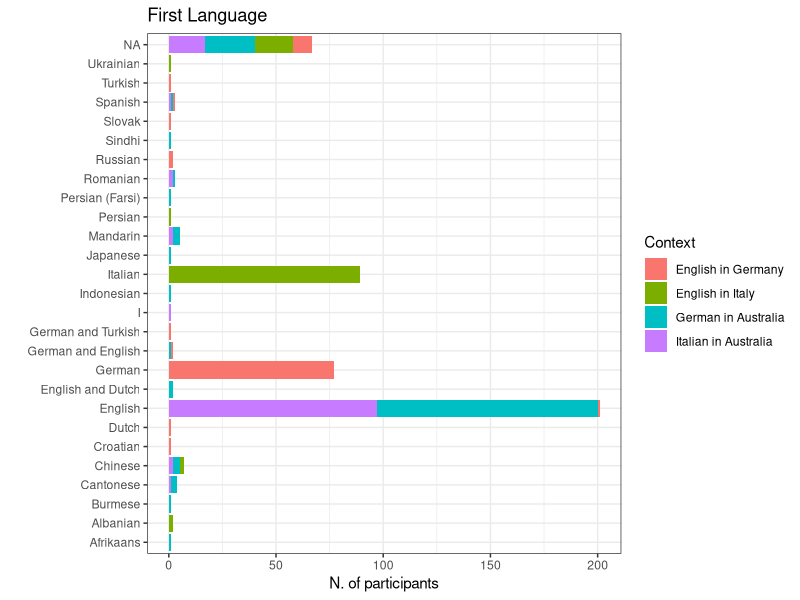
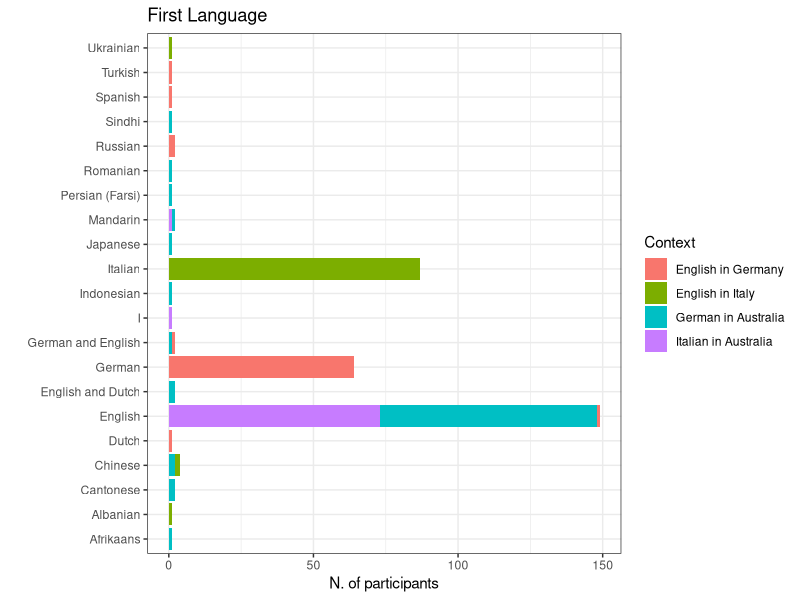
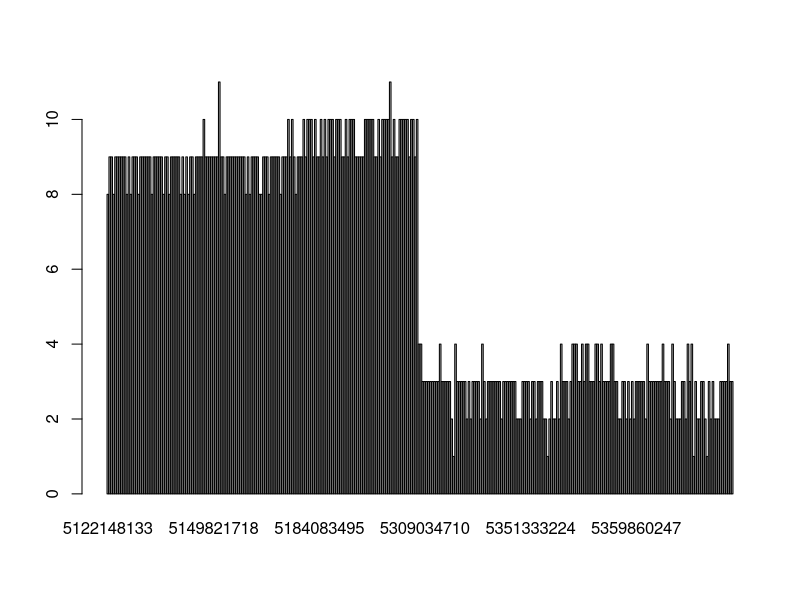
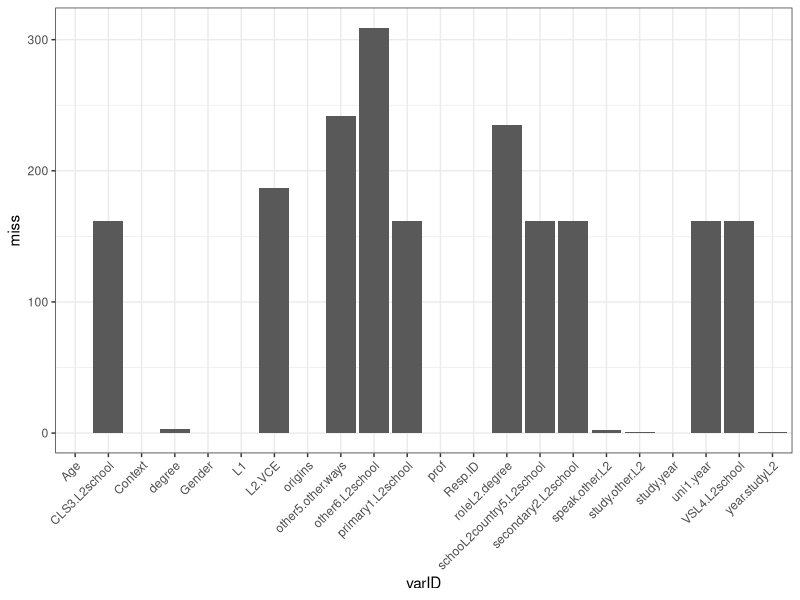
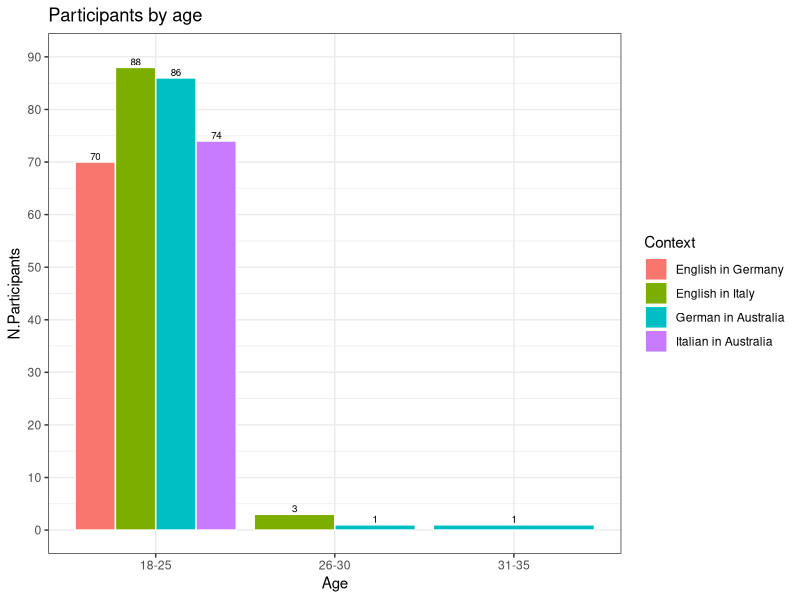
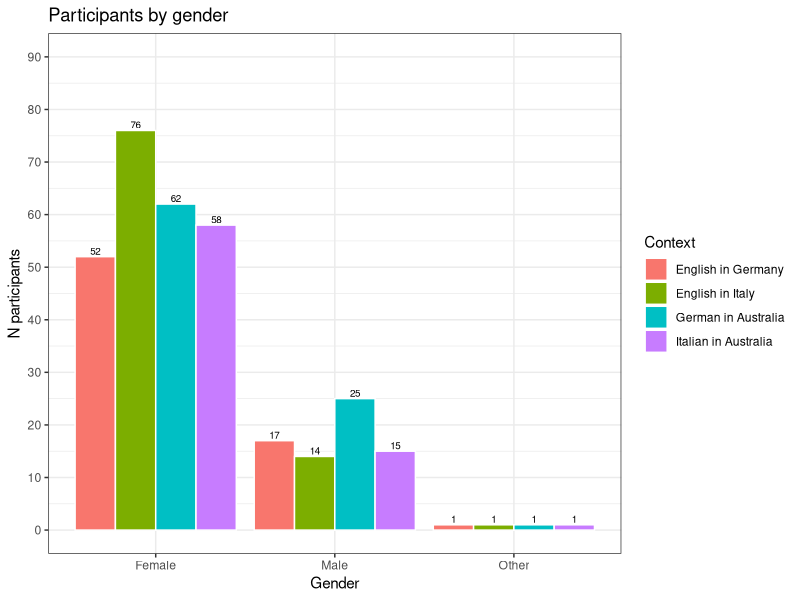
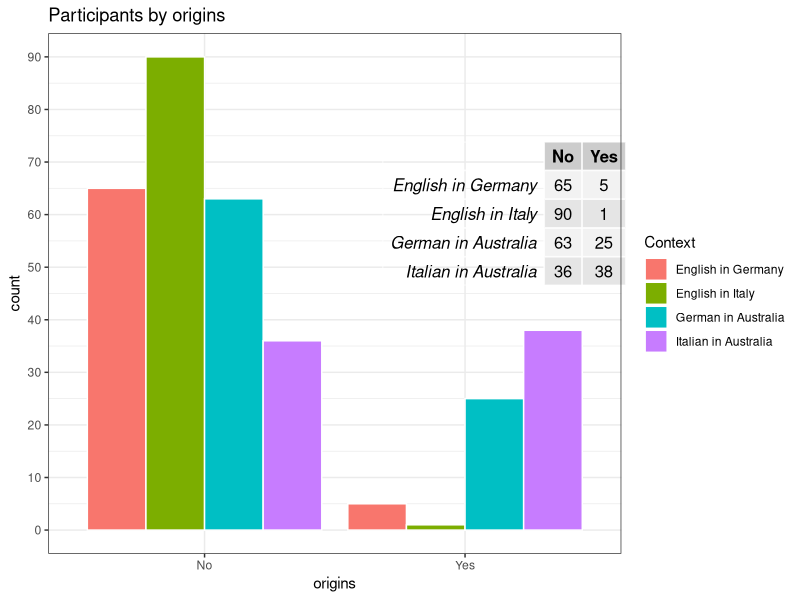
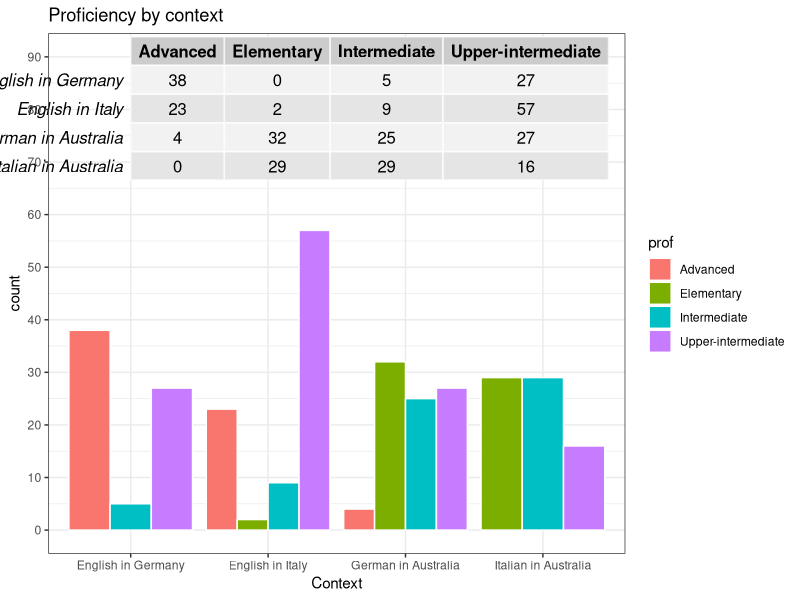

Recreate these plots in R, in order. (Note: this script raises an error after producing the figures.)
## ---- chunk 1
library(readr)
library(tidyverse)
library(reshape2)
library(corrplot)
library(psych)
library(pheatmap)
library(RColorBrewer)
library(cowplot)
library(gridExtra)
library(cowplot)
library(pheatmap)
# Chunk options
knitr::opts_chunk$set(echo = TRUE, prompt = TRUE,cache = TRUE,fig.width = 12,fig.height = 12)

## ---- chunk 2
european <- read_csv("01-cleaning_data_data/european_recoded.csv")
australian <- read_csv("01-cleaning_data_data/australian_recoded.csv")

dim(european)
dim(australian)

european$EU <- 1
australian$AU <- 1

all <- merge(european,australian,all = TRUE)

table(all$EU,all$AU,useNA = "always")
## ---- chunk 3
demographics_var <- c("Age","Gender","L1","speak.other.L2","study.other.L2","origins","year.studyL2","other5.other.ways","degree","roleL2.degree","study.year","prof","L2.VCE","uni1.year","Context")
l2School <- "\\.L2school$"
l2School_variables <- colnames(all)[grep(l2School,colnames(all))]
## ---- chunk 4
#table(all$L1,all$Context) # too many levels - needs to be cleaned (ex tot number of languages?)
table(all$L1,useNA = "always")
ggplot(all,aes(x=L1,fill=Context)) + geom_bar() + coord_flip() + ggtitle("First Language") + labs(y="N. of participants",x="")+theme_bw()
#table(all$speak.other.L2,all$Context)
## ---- chunk 5
L2 <- data.frame(Freq=table(all$speak.other.L2)[order(table(all$speak.other.L2),decreasing = TRUE)],
                 L2=names(table(all$speak.other.L2))[order(table(all$speak.other.L2),decreasing = TRUE)]) # too many levels - needs to be cleaned (ex tot number of languages?)
head(L2)
## ---- chunk 6
table(all$origins,useNA = "always")
## ---- chunk 7
table(all$year.studyL2)
## ---- chunk 8
table(all$degree)
## ---- chunk 9
all$study.year[is.na(all$study.year)] <- all$uni1.year[is.na(all$study.year)]
#table(all$study.year)
all$study.year <- ifelse(all$study.year == "Already graduated after 5 semesters in March 2016, was interested in survery/study, sorry.","6th semester",all$study.year)
table(all$study.year)
## ---- chunk 10
table(all$prof,useNA = "always")
## ---- chunk 11
all$study.year[is.na(all$study.year)] <- all$uni1.year[is.na(all$study.year)]
# Filter only subject that we want to include in the study
# names(table(all$study.year))[1] = 1st semester"

filtered <- subset(all, (study.year == "1st year") | (study.year == names(table(all$study.year))[1]) & year.studyL2 != "0 years")

table(filtered$Context)
table(all$Context)
## ---- chunk 12
all <- filtered
demographics_var <- c("Age","Gender","L1","speak.other.L2","study.other.L2","origins","year.studyL2","other5.other.ways","degree","roleL2.degree","study.year","prof","L2.VCE","uni1.year","Context")
l2School <- "\\.L2school$"
l2School_variables <- colnames(all)[grep(l2School,colnames(all))]

ggplot(all,aes(x=L1,fill=Context)) + geom_bar() + coord_flip() + ggtitle("First Language") + labs(y="N. of participants",x="") + theme_bw()

table(all$L1,all$Context)

table(all$degree,all$L1)
## ---- chunk 13
#Filter by L1

nc <- names(table(all$Context))
table(all$Context)
l1_filter <- all[(all$Context == nc[1] & (all$L1 == "German" | all$L1 == "German and English")) | 
                    (all$Context == nc[2] & (all$L1 == "Italian")) | 
                    (all$Context == nc[3] & (all$L1 == "English" | all$L1 == "English and Dutch" | all$L1 == "German and English")) |
                    (all$Context == nc[4] & (all$L1 == "English" | all$L1 == "English and Dutch" | all$L1 == "German and English")),]


#all <- l1_filter

# do not filter for L1
all <- all

# subset demographics
demo <- subset(all,select=c("Resp.ID",demographics_var,l2School_variables))

# Numeri finali
table(l1_filter$Context)
table(all$Context)

## ---- chunk 14
missing_bySample <- rowSums(is.na(demo))
names(missing_bySample) <- demo$Resp.ID
missing_byVar <- colSums(is.na(demo))
names(missing_byVar) <- colnames(demo)

barplot(missing_bySample)
d <- data.frame(miss=missing_byVar)
d$varID <- rownames(d)
ggplot(data=d,aes(x=varID,y=miss)) + geom_bar(stat="identity") + theme_bw() +theme(axis.text.x = element_text(angle = 45, hjust = 1)) 


demo_missing <- demo %>% group_by(Context) %>% summarise(roleL2.degree_na = sum(is.na(roleL2.degree)),
                                                         L2.VCE_na = sum(is.na(L2.VCE)),
                                                         other5.other.ways_na=sum(is.na(other5.other.ways )),
                                                         uni1.year_na = sum(is.na(uni1.year)),
                                                         primary1.L2school_na=sum(is.na(primary1.L2school)),
                                                         CLS3.L2school_na = sum(is.na(CLS3.L2school)),
                                                         VSL4.L2school_na=sum(is.na(VSL4.L2school)),
                                                         degree = sum(is.na(degree)),
                                                         schooL2country5.L2school_na=sum(is.na(schooL2country5.L2school)))

# We do not filter for speak.other.L2 or study.other.L2

#demo[is.na(demo$speak.other.L2),]
# teniamo
#demo[is.na(demo$study.other.L2),]
missing_bySample[names(missing_bySample) == "5166861581"]
#demo[is.na(demo$year.studyL2),]
missing_bySample[names(missing_bySample) == "5378798787"]

# remove NA from degree
#table(demo$degree,useNA = "always")
# Remove people
all <- all[!is.na(all$degree),]


table(all$Context)
## ---- chunk 15
write.csv(all,file.path("02-descriptive_data/context-merged_filtered.csv"))
## ---- chunk 16
# add numbers on the bar

# tabAge <- t(table(all$Age,all$Context))
# ggplot(all,aes(x=Age,fill=Context)) + geom_bar(position="dodge",colour="white")   + labs(y="N participants") + scale_y_continuous(breaks=seq(0,90,10),limits=c(0,90)) + theme_bw() + draw_grob(tableGrob(tabAge), x=2.5, y=40, width=0.3, height=0.4) + ggtitle("Participants by age")
# tabAge

tabAge <- t(table(all$Age,all$Context))
ggdf <- data.frame(Age = rep(colnames(tabAge),each=4)[!(as.numeric(tabAge) == 0)],
  N.Participants = as.numeric(tabAge)[!(as.numeric(tabAge) == 0)],
  Context = rep(rownames(tabAge),times=3)[!(as.numeric(tabAge) == 0)])

ggplot(ggdf,aes(x=Age,y=N.Participants,fill=Context)) + geom_bar(position="dodge",colour="white",stat="identity")  + scale_y_continuous(breaks=seq(0,90,10),limits=c(0,90)) + theme_bw() + ggtitle("Participants by age")+
  geom_text(aes(label = N.Participants), hjust=0.5, vjust=-0.25, size = 2.5,position=position_dodge(width=0.9)) 

## ---- chunk 17
# add numbers on the bar

tabAge <- t(table(all$Gender,all$Context))
ggdf <- data.frame(Gender = rep(colnames(tabAge),each=4)[!(as.numeric(tabAge) == 0)],
  N.Participants = as.numeric(tabAge)[!(as.numeric(tabAge) == 0)],
  Context = rep(rownames(tabAge),times=3)[!(as.numeric(tabAge) == 0)])


ggplot(ggdf,aes(x=Gender,y=N.Participants,fill=Context)) + geom_bar(position="dodge",colour="white",stat="identity")  + labs(y="N participants") + scale_y_continuous(breaks=seq(0,90,10),limits=c(0,90)) + theme_bw() + ggtitle("Participants by gender")+  geom_text(aes(label = N.Participants), hjust=0.5, vjust=-0.25, size = 2.5,position=position_dodge(width=0.9)) 

## ---- chunk 18
# add numbers on the bar
tabAge <- t(table(all$origins,all$Context))
ggplot(all,aes(x=origins,fill=Context)) + geom_bar(position="dodge",colour="white") + ggtitle("Origins by context") + scale_y_continuous(breaks=seq(0,90,10),limits=c(0,90)) + theme_bw() + draw_grob(tableGrob(tabAge), x=2, y=60, width=0.3, height=0.4) + ggtitle("Participants by origins")
tabAge
## ---- chunk 19
tabAge <- t(table(all$prof,all$Context))
ggplot(all,aes(x=Context,fill=prof)) + geom_bar(position="dodge",colour="white") + ggtitle("Proficiency by context") + scale_y_continuous(breaks=seq(0,90,10),limits=c(0,90)) + theme_bw() + draw_grob(tableGrob(tabAge), x=2, y=80, width=0.3, height=0.4)
tabAge
## ---- chunk 20
tabAge <- t(table(all[all$Context != "English in Germany" & all$Context != "English in Italy","L2.VCE"],all[all$Context != "English in Germany" & all$Context != "English in Italy",'Context'],useNA = "always"))
tabAge <- tabAge[-3,]

ggplot(all[all$Context != "English in Germany" & all$Context != "English in Italy",],aes(x=Context,fill=L2.VCE)) + geom_bar(position="dodge",colour="white") + ggtitle("L2.VCE by context") + scale_y_continuous(breaks=seq(0,90,10),limits=c(0,90)) + theme_bw() + draw_grob(tableGrob(tabAge), x=2, y=80, width=0.3, height=0.4)
## ---- chunk 21
# year study L2
table(all$year.studyL2,all$other.year.studyL2.richi)

all$year.studyL2 <- ifelse(all$year.studyL2 == "Other",all$other.year.studyL2.richi,all$year.studyL2 )

# European context
ggplot(all[all$Context == "English in Germany" | all$Context == "English in Italy",],aes(x=degree,fill=year.studyL2)) + geom_bar(position="dodge",colour="white") + theme_bw() + ggtitle("Degree by study year L2, by Context") +  facet_grid(~Context,scales="free") + theme(axis.text.x = element_text(angle = 45, hjust = 1)) + labs(y = "N participants", x = "degree")
## ---- chunk 22
# Australian context
tabAge <- t(table(all[all$Context == "Italian in Australia" | all$Context == "German in Australia",'degree'],all[all$Context == "Italian in Australia" | all$Context == "German in Australia",'Context']))
ggplot(all[all$Context == "Italian in Australia" | all$Context == "German in Australia",],aes(x=Context,fill=degree)) + geom_bar(position="dodge",colour="white") + theme_bw() + ggtitle("Degree in Australian Contexts") + draw_grob(tableGrob(tabAge), x=1., y=40, width=0.3, height=0.4)
tabAge
## ---- chunk 23
# Australian context
tabAge <- t(table(all[all$Context == "English in Italy" | all$Context == "English in Germany",'degree'],all[all$Context == "English in Italy" | all$Context == "English in Germany",'Context']))

ggplot(all[all$Context == "English in Italy" | all$Context == "English in Germany",],aes(x=Context,fill=degree)) + geom_bar(position="dodge",colour="white") + theme_bw() + ggtitle("Degree in European Contexts")

tabAge
## ---- chunk 24
likert_grep <- "\\.id$|\\.ought$|\\.intr$|\\.instru$|\\.integr$|\\.prof$|\\.post$|\\.comm$|^necessity$|^educated$"

# all
likert_variables_all <- colnames(all)[grep(likert_grep,colnames(all))]
likert_variables_all
likert_variables_all <- likert_variables_all[!(likert_variables_all %in% "other.prof")]
## ---- chunk 25
all_melt <- melt(all,id.vars = c("Resp.ID","Gender","Age","prof","Context","study.year"),
                        measure.vars = likert_variables_all)

all_melt$value <- factor(all_melt$value,levels=c("Strongly disagree","Disagree","Not sure","Agree","Strongly agree"))

all_melt <- all_melt %>% separate(variable,into=c("item","type"),sep="\\.",remove=FALSE)
ggplot(all_melt,aes(x=variable,fill=value)) + geom_bar(position = "stack",colour="black") + 
  facet_grid(Context~type,scales = "free")+theme(axis.text.x = element_text(angle = 45, hjust = 1),axis.text=element_text(size=8)) + ggtitle("Filtered dataset") + scale_fill_manual(values=c("#ca0020","#f4a582","#ffffbf","#abd9e9","#2c7bb6","grey"))

filt_sum <- all_melt %>% group_by(Context,variable,type,value) %>% dplyr::summarise(Ngroup=length(value))
ggplot(filt_sum,aes(x=value,y=Ngroup,colour=Context,group=interaction(variable, Context))) + geom_line() + geom_point() + facet_wrap(~type,scales = "free")+theme(axis.text.x = element_text(angle = 45, hjust = 1))

## ---- chunk 26

convertToNumber <- function(column){
  column <- factor(column,levels = c("Strongly disagree","Disagree","Not sure","Agree","Strongly agree"))
  column_number <- as.numeric(column)
  return(column_number)
}

table(all$Context)

convert_likert <- data.frame(apply(subset(all,select=likert_variables_all),2,convertToNumber))
colnames(convert_likert) <- paste0(colnames(convert_likert),"1")

likert_variables1 <- paste0(likert_variables_all,"1")

# join the converted variables to the filtered dataset
filtered_conv <- cbind(all,convert_likert)

table(filtered_conv[,likert_variables_all[4]],filtered_conv[,likert_variables1[4]],useNA = "always")

write.csv(filtered_conv,"02-descriptive_data/merged_filtered_likertNumber.csv",row.names = FALSE)
## ---- chunk 27
cov <- cor(filtered_conv[filtered_conv$Context == "Italian in Australia",likert_variables1[!(likert_variables1 %in% "necessity1")]],method = "pearson",use="pairwise.complete.obs")


row_infos <- data.frame(Variables=sapply(strsplit(colnames(cov),split="\\."),function(x) x[2]))
row_infos$Variables <- as.character(row_infos$Variables)
rownames(row_infos) <- rownames(cov)
row_infos$Variables[which(is.na(row_infos$Variables))] <- c("educated")
row_infos <- row_infos[order(row_infos$Variables),,drop=FALSE]

ann_col_wide <- data.frame(Variable=unique(row_infos$Variables))
ann_colors_wide <- list(Variables=c(comm1="#bd0026",educated="#b35806", id1="#f6e8c3",instru1="#35978f",integr1="#386cb0",intr1="#ffff99",ought1="grey",post1="black",prof1="pink"))

#pheatmap(cov, main = "Italian in Australia",annotation_names_row = FALSE,cluster_cols=TRUE,cluster_rows=TRUE,annotation_col = row_infos[,1,drop=FALSE], annotation_row = row_infos[,1,drop=FALSE],  annotation_colors = ann_colors_wide,breaks=seq(-1,1,0.2),col=c("#67001f","#b2182b","#d6604d","#f4a582","#fddbc7","#f7f7f7","#d1e5f0","#92c5de","#4393c3","#2166ac","#053061"),show_colnames = FALSE,width = 7,height = 7)
###################

diag(cov) <- NA
pheatmap(cov, main = "Italian in Australia",annotation_names_row = FALSE,cluster_cols=TRUE,cluster_rows=TRUE,annotation_col = row_infos[,1,drop=FALSE], annotation_row = row_infos[,1,drop=FALSE]
,  annotation_colors = ann_colors_wide,show_colnames = FALSE,breaks = seq(-0.6,0.7,length.out = 50),width = 7,height = 7,color=colorRampPalette(brewer.pal(n = 7, name = "RdBu"))(50))
## ---- chunk 28
cov <- cor(filtered_conv[filtered_conv$Context == "German in Australia",likert_variables1[!(likert_variables1 %in% "necessity1")]],method = "pearson",use="pairwise.complete.obs")

row_infos <- data.frame(Variables=sapply(strsplit(colnames(cov),split="\\."),function(x) x[2]))
row_infos$Variables <- as.character(row_infos$Variables)
rownames(row_infos) <- rownames(cov)
row_infos$Variables[which(is.na(row_infos$Variables))] <- c("educated")
row_infos <- row_infos[order(row_infos$Variables),,drop=FALSE]

ann_col_wide <- data.frame(Variable=unique(row_infos$Variables))
ann_colors_wide <- list(Variables=c(comm1="#bd0026",educated="#b35806", id1="#f6e8c3",instru1="#35978f",integr1="#386cb0",intr1="#ffff99",ought1="grey",post1="black",prof1="pink"))

diag(cov) <- NA
pheatmap(cov, main = "German in Australia",annotation_names_row = FALSE,cluster_cols=TRUE,cluster_rows=TRUE,annotation_col = row_infos[,1,drop=FALSE], annotation_row = row_infos[,1,drop=FALSE]
,  annotation_colors = ann_colors_wide,show_colnames = FALSE,breaks = seq(-0.6,0.7,length.out = 50),width = 7,height = 7,color=colorRampPalette(brewer.pal(n = 7, name = "RdBu"))(50))
## ---- chunk 29
cov <- cor(filtered_conv[filtered_conv$Context == "English in Germany",likert_variables1[!(likert_variables1 %in% c("reconnect.comm1",    "speakersmelb.comm1","comecloser.comm1","educated1"))]],method = "pearson",use="pairwise.complete.obs")

row_infos <- data.frame(Variables=sapply(strsplit(colnames(cov),split="\\."),function(x) x[2]))
row_infos$Variables <- as.character(row_infos$Variables)
rownames(row_infos) <- rownames(cov)
row_infos$Variables[which(is.na(row_infos$Variables))] <- c("necessity")
row_infos <- row_infos[order(row_infos$Variables),,drop=FALSE]

ann_col_wide <- data.frame(Variable=unique(row_infos$Variables))
ann_colors_wide <- list(Variables=c(id1="#f6e8c3",necessity="#b35806",instru1="#35978f",integr1="#386cb0",intr1="#ffff99",ought1="grey",post1="black",prof1="pink"))

diag(cov) <- NA
pheatmap(cov, main = "English in Germany",annotation_names_row = FALSE,cluster_cols=TRUE,cluster_rows=TRUE,annotation_col = row_infos[,1,drop=FALSE], annotation_row = row_infos[,1,drop=FALSE]
,  annotation_colors = ann_colors_wide,show_colnames = FALSE,breaks = seq(-0.6,0.7,length.out = 50),width = 7,height = 7,color=colorRampPalette(brewer.pal(n = 7, name = "RdBu"))(50))
## ---- chunk 30
cov <- cor(filtered_conv[filtered_conv$Context == "English in Italy",likert_variables1[!(likert_variables1 %in% c("reconnect.comm1","speakersmelb.comm1","comecloser.comm1","educated1"))]],method = "pearson",use="pairwise.complete.obs")

row_infos <- data.frame(Variables=sapply(strsplit(colnames(cov),split="\\."),function(x) x[2]))
row_infos$Variables <- as.character(row_infos$Variables)
rownames(row_infos) <- rownames(cov)
row_infos$Variables[which(is.na(row_infos$Variables))] <- "necessity"
row_infos <- row_infos[order(row_infos$Variables),,drop=FALSE]

ann_col_wide <- data.frame(Variable=unique(row_infos$Variables))
ann_colors_wide <- list(Variables=c(comm1="#bd0026",necessity="#b35806", id1="#f6e8c3",instru1="#35978f",integr1="#386cb0",intr1="#ffff99",ought1="grey",post1="black",prof1="pink"))

diag(cov) <- NA
pheatmap(cov, main = "English in Italy",annotation_names_row = FALSE,cluster_cols=TRUE,cluster_rows=TRUE,annotation_col = row_infos[,1,drop=FALSE], annotation_row = row_infos[,1,drop=FALSE]
,  annotation_colors = ann_colors_wide,show_colnames = FALSE,breaks = seq(-0.6,0.7,length.out = 50),width = 7,height = 7,color=colorRampPalette(brewer.pal(n = 7, name = "RdBu"))(50))
## ---- chunk 31
cov <- cor(filtered_conv[,likert_variables1],method = "pearson",use="pairwise.complete.obs")

row_infos <- data.frame(Variables=sapply(strsplit(colnames(cov),split="\\."),function(x) x[2]))
row_infos$Variables <- as.character(row_infos$Variables)
rownames(row_infos) <- rownames(cov)
row_infos$Variables[which(is.na(row_infos$Variables))] <- c("necessity","educated")
row_infos <- row_infos[order(row_infos$Variables),,drop=FALSE]

ann_col_wide <- data.frame(Variable=unique(row_infos$Variables))
ann_colors_wide <- list(Variables=c(comm1="#bd0026",educated="orange", id1="#f6e8c3",instru1="#35978f",necessity="#b35806",integr1="#386cb0",intr1="#ffff99",ought1="grey",post1="black",prof1="pink"))

diag(cov) <- NA
pheatmap(cov, main = "All Contexts",annotation_names_row = FALSE,cluster_cols=TRUE,cluster_rows=TRUE,annotation_col = row_infos[,1,drop=FALSE], annotation_row = row_infos[,1,drop=FALSE]
,  annotation_colors = ann_colors_wide,show_colnames = FALSE,breaks = seq(-0.6,0.7,length.out = 50),width = 7,height = 7,color=colorRampPalette(brewer.pal(n = 7, name = "RdBu"))(50))

## ---- chunk 32
sets <- list(id.var=likert_variables1[grep("\\.id1$",likert_variables1)],
             ought.var=likert_variables1[grep("\\.ought1$",likert_variables1)],
             intr.var=likert_variables1[grep("\\.intr1$",likert_variables1)],
             instru.var=likert_variables1[grep("\\.instru1$",likert_variables1)],
             integr1.var=likert_variables1[grep("\\.integr1$",likert_variables1)],
             prof.var=likert_variables1[grep("\\.prof1$",likert_variables1)],
             post.var=likert_variables1[grep("\\.post1$",likert_variables1)],
             comm.var=likert_variables1[grep("\\.comm1$",likert_variables1)])
              

get_alpha <- function(dataMot,
                      var=sets$id.var){
  var_alpha <- alpha(dataMot[,var])
  dataf <- data.frame(alpha=var_alpha$total,
                    drop = var_alpha$alpha.drop)
  rownames(dataf) <- rownames(var_alpha$alpha.drop)
  return(dataf)
}

# "Italian in Australia"
ita_in_au <- do.call(rbind,lapply(sets,function(x) {
  get_alpha(data=filtered_conv[filtered_conv$Context == "Italian in Australia",],
                      var=x)}))
ita_in_au$var <- sapply(strsplit(rownames(ita_in_au),split="\\."),function(x) x[1]) 
ita_in_au$var.full <- sapply(strsplit(rownames(ita_in_au),split="\\."),function(x) x[3]) 
ita_in_au$Context <- "Italian in Australia"
rownames(ita_in_au) <- NULL

# "German in Australia"
germ_in_au <- do.call(rbind,lapply(sets,function(x) {
  get_alpha(data=filtered_conv[filtered_conv$Context == "German in Australia",],
                      var=x)}))
germ_in_au$var <- sapply(strsplit(rownames(germ_in_au),split="\\."),function(x) x[1]) 
germ_in_au$var.full <- sapply(strsplit(rownames(germ_in_au),split="\\."),function(x) x[3]) 
germ_in_au$Context <- "German in Australia"
rownames(germ_in_au) <- NULL

# "English in Germany"
eng_in_germ <- do.call(rbind,lapply(sets[!(names(sets) %in% "comm.var")],function(x) {
  get_alpha(data=filtered_conv[filtered_conv$Context == "English in Germany",],
                      var=x)}))

# the ones that makes issues
get_alpha(data=filtered_conv[filtered_conv$Context == "English in Germany",],
                      var=sets$ought.var)

eng_in_germ$var <- sapply(strsplit(rownames(eng_in_germ),split="\\."),function(x) x[1]) 
eng_in_germ$var.full <- sapply(strsplit(rownames(eng_in_germ),split="\\."),function(x) x[3]) 
eng_in_germ$Context <- "English in Germany"
rownames(eng_in_germ) <- NULL

# "English in Italy"
eng_in_ita <- do.call(rbind,lapply(sets[!(names(sets) %in% "comm.var")],function(x) {
  get_alpha(data=filtered_conv[filtered_conv$Context == "English in Italy",],
                      var=x)}))
eng_in_ita$var <- sapply(strsplit(rownames(eng_in_ita),split="\\."),function(x) x[1]) 
eng_in_ita$var.full <- sapply(strsplit(rownames(eng_in_ita),split="\\."),function(x) x[3]) 
eng_in_ita$Context <- "English in Italy"
rownames(eng_in_ita) <- NULL


# combine
full_alpha <- rbind(eng_in_ita,eng_in_germ,germ_in_au,ita_in_au)

## ---- chunk 33

full_alpha %>% group_by(Context,var) %>% 
  summarise(st.alpha = unique(alpha.std.alpha),
            G6=unique(alpha.G6.smc.)) %>%
  ggplot(.,aes(x=var,y=st.alpha,colour=Context)) + geom_point() + geom_line(aes(group=Context)) + theme_bw()

## ---- chunk 34
all_melt <- all_melt %>% separate(variable,into=c("item","type"),sep="\\.",remove=FALSE)
p1=ggplot(all_melt,aes(x=variable,fill=value)) + geom_bar(position = "stack") + 
  facet_grid(Context~type,scales = "free") + ggtitle("Filtered dataset")+theme(axis.text.x = element_text(angle = 45, hjust = 1),axis.text=element_text(size=8))+theme_bw()

p2=ggplot(full_alpha,aes(x=var.full,y=drop.std.alpha,colour=Context)) + geom_point() + geom_line(aes(group=Context)) + theme_bw() + facet_wrap(~var,scales="free")

p4=ggplot(full_alpha,aes(x=var.full,y=drop.average_r,colour=Context)) + geom_point() + geom_line(aes(group=Context)) + theme_bw() + facet_wrap(~var,scales="free")

p3=full_alpha %>% group_by(Context,var) %>% 
  summarise(st.alpha = unique(alpha.std.alpha),
            G6=unique(alpha.G6.smc.)) %>%
  ggplot(.,aes(x=var,y=st.alpha,colour=Context)) + geom_point() + geom_line(aes(group=Context)) + theme(axis.text.x = element_text(angle = 45, hjust = 1),axis.text=element_text(size=8)) + theme_bw()


plot_grid(p2,p3,nrow=2)

## ---- chunk 35
all <- read.csv(file.path("02-descriptive_data/merged_filtered_likertNumber.csv"))
## ---- chunk 36
likert_grep <- "\\.id$|\\.ought$|\\.intr$|\\.instru$|\\.integr$|\\.prof$|\\.post$|\\.comm$|^necessity$|^educated$"

# all
likert_variables_all <- colnames(all)[grep(likert_grep,colnames(all))]
likert_variables_all
likert_variables_all <- likert_variables_all[!(likert_variables_all %in% "other.prof")]

# likert variables converted to numbers
likert_variables1 <- paste0(likert_variables_all,"1")

## ---- chunk 37
dat <- all[,likert_variables1[!(likert_variables1 %in% c("necessity1","educated1"))]]
psych::alpha(dat,use="pairwise.complete.obs")

#detach("package:ggplot2", unload=TRUE)


fa_all <- function(data4,rot,minL,maxL,nfac=0,seed=5){
  
  set.seed(seed)
  
  # Save the orignal dataset
  data_orig <- data4
  
  # Define the rotations
  orth <- c("varimax", "quartimax", "bentlerT", "equamax", "varimin", "geominT" , "bifactor" )
  obl <- c("Promax", "promax", "oblimin", "simplimax", "bentlerQ", "geominQ", "biquartimin" ,"cluster")
  
  
  
  alpha2 <- function(x){
    
    alpha.1 <- function(C, R) {
      n <- dim(C)[2]
      alpha.raw <- (1 - tr(C)/sum(C)) * (n/(n - 1))
      sumR <- sum(R)
      alpha.std <- (1 - n/sumR) * (n/(n - 1))
      smc.R <- smc(R)
      G6 <- (1 - (n - sum(smc.R))/sumR)
      av.r <- (sumR - n)/(n * (n - 1))
      mod1 <- matrix(av.r, n, n)
      Res1 <- R - mod1
      GF1 = 1 - sum(Res1^2)/sum(R^2)
      Rd <- R - diag(R)
      diag(Res1) <- 0
      GF1.off <- 1 - sum(Res1^2)/sum(Rd^2)
      sn <- n * av.r/(1 - av.r)
      Q = (2 * n^2/((n - 1)^2 * (sum(C)^3))) * (sum(C) * (tr(C %*% 
                                                               C) + (tr(C))^2) - 2 * (tr(C) * sum(C %*% C)))
      result <- list(raw = alpha.raw, std = alpha.std, G6 = G6, 
                     av.r = av.r, sn = sn, Q = Q, GF1, GF1.off)
      return(result)
    }
    
    
    if (!isCorrelation(x)) {
      item.var <- apply(x, 2, sd, na.rm = T)
      bad <- which((item.var <= 0) | is.na(item.var))
      if ((length(bad) > 0) && delete) {
        for (baddy in 1:length(bad)) {
          warning("Item = ", colnames(x)[bad][baddy], " had no variance and was deleted")
        }
        x <- x[, -bad]
        nvar <- nvar - length(bad)
      }
      response.freq <- response.frequencies(x, max = 10)
      C <- cov(x, use = "pairwise")
    }
    else {
      C <- x
    }
    
    
    
    R <- cov2cor(C)
    
    alpha.total <- alpha.1(C, R)
    
    return(alpha.total)
  }
  
  
  cicl<-0
  par1<-1
  par2<-1
  par3<-1
  while(par3>0){
    
    
    # Selezione il numero di fattori consigliati
    
    cat("Calculating the number of factors needed \n")
    
    fact <- nfac
    if(nfac==0){
      fact<-fa.parallel(data4)$nfact
    }
    
    if(fact==1){
      stop("Only one factor remains. Check the data or reduce the threshold")
    }
    
    #rot<-c("none", "varimax", "quartimax", "bentlerT", "geominT" , "bifactor", "promax", "oblimin", "simplimax", "bentlerQ", "geominQ" , "biquartimin" , "cluster" )
    
    # Matrice uota che conterra le miedie degli alpha
    
    range <- length(seq(minL,maxL,0.01))
    
    
    mean.al<-matrix(0,range,length(rot))
    
    # Sottociclo per il calcolo delle medie degli alpha (sui fattori) al variare sia della soglia sia della della rotazione
    
    cat("Calculating the loadings thresholds \n")
    
    for(b in 1:length(rot)){
      cat("- Calculating the loadings thresholds for rotation",rot[b],"\n")
      fa1<-fa(data4,fact,rotate=rot[b])
      
      a<-fa1$loadings
      class(a)<-"matrix"
      colnames(a)<-paste("F",1:fact,sep="")
      a<-as.data.frame(a)
      a<-round(a,2)
      a$D<-rownames(a)
      
      ls1<-minL
      m<-rep(0,range)
      i<-1
      nv<-fact
      
      while(ls1<=maxL+0.01){
        
        var<-lapply(1:nv,function(f)unique(a$D[abs(a[,f])>ls1]))
        names(var)<-paste(colnames(a[,1:nv]))
        
        
        # Do this if there are factors with length less than 2
        if(any(as.numeric(summary(var)[,1])<2)){
          
          # If a certain threshold and rotation gives only factors composed by 1 give it alpha=0
          if(sum(as.numeric(summary(var)[,1])>1)==0){
            m[i] <- 0
          }else{
            var1<-var[as.numeric(summary(var)[,1])>1]
            al<-sapply(1:length(var1),function(v)alpha2(data4[,var1[[v]]])$std)
            al<-data.frame(al)
            #m[i]<-mean(t(al))
            m[i]<-median(t(al))
          }
          
        }
        # Do this if ALL the factors have length greater than 1
        else{
          al<-sapply(1:nv,function(v)alpha2(data4[,var[[v]]])$std)
          al<-data.frame(al)
          #m[i]<-mean(t(al))
          m[i]<-median(t(al))
        }
        
        i<-i+1
        ls1<-ls1+0.01
        #cat(ls1)
      }
      mean.al[,b]<-m
      #cat("\n")
    }
    
    # Creazione e stampa degli andamenti delle medie degli alpha
    cat("Producing the threshold plot \n")
    
    mean.al<-as.data.frame(mean.al)
    colnames(mean.al)<-rot
    mean.al$sl<-seq(minL,maxL,0.01)
    mean.al1<-melt(mean.al,id.vars="sl")
    zp<-ggplot(mean.al1,aes(x=sl,y=value,colour=variable))+geom_line()+labs(x="Soglia Loading",y="Alpha Medio",colour="Rotazione")
    
    
    # Display the plot
    print(zp)
    
    max(mean.al)
    #print(mean.al)
    
    # Selezione della rotazione e della soglia che massimizzano le medie degli alpha
    cat("Choosing the best rotation and threshold \n")
    ind<-which(mean.al==max(mean.al),arr.ind=T)
    if(class(ind)=="matrix"){
      ind<-ind[1,]
    }
    
    rota<-names(mean.al)[ind[2]]
    sogl<-mean.al$sl[ind[1]]
    
    
    # Keep the same rotation that was selected in the first run
    rot <- rota
    
    
    # Calcolo fattoriale
    
    fa1<-fa(data4,fact,rotate=rota)
    a<-fa1$loadings
    class(a)<-"matrix"
    colnames(a)<-paste("F",1:fact,sep="")
    a<-as.data.frame(a)
    a<-round(a,2)
    a$D<-rownames(a)
    
    # Creazione dei fattori
    
    var<-lapply(1:fact,function(f)unique(a$D[abs(a[,f])>sogl]))
    names(var)<-paste(colnames(a[,1:fact]))
    
    # Display the factors
    cat("Displaying the factors \n")
    print(var)
    
    # togliamo le variabili che non entrano nei fattori al secondo ciclo
    
    nc<- ncol(data4)
    par1_names <- names(data4)[!(names(data4) %in% unlist(var))]
    data4<-data4[,names(data4) %in% unlist(var)]
    
    # Aggiorniamo il parametro di ciclo
    
    par1<-nc-ncol(data4) 
    
    # togliamo le variabili che entrano in un fattore da sole (solo se non entrano in un altro fattore)
    par4 <- 0
    par4_names <- character()
    
    len_fac <- cbind(1:fact,sapply(1:fact,function(v)length(var[[v]])))
    
    if(any(len_fac[,2]==1)){
      par4_nam<- data.frame(variable=as.character(unlist(var[ c(len_fac[len_fac[,2]==1,1])  ])))
      par4_nam$variable <- as.character(par4_nam$variable)
      par4_nam$ntimes= sapply(1:nrow(par4_nam), function(v)sum(unlist(var)%in%par4_nam[v,"variable"] ) )
      # Do this only if the single variable enetrs in a variable alone
      
      if(any(par4_nam$ntimes>1) & rot%in%obl ){
        cat("- Will NOT remove variable(s)", par4_nam$variable[par4_nam$ntimes>1],"since they contribute to multiple factors","\n")
      }
      
      par4_names <- par4_nam$variable[par4_nam$ntimes==1]
      par4 <- length(par4_names)
      data4<-data4[,!names(data4) %in% par4_names]
    }
    
    
    # Togliamo le variabili che compaiono in piu fattori (se la rotazione e obliqua non effetuiamo tale operazione)
    
    if(rota%in%obl){
      par2<-0
      s <- character()
    }else{
      s<-c(as.vector(unlist(var)))
      s<-unique(s[duplicated(s)])
      par2<-length(s)
      data4<-data4[,!names(data4) %in% s]
    }
    
    
    
    
    cicl<-cicl+1
    
    # Aggiorniamo il parametro di ciclo
    
    par3<-par1+par2+par4
    
    # Stampa diagnosi ciclo
    
    cat(paste("Unused Variable:",par1),"\n")
    cat("-",paste(par1_names),"\n")
    cat(paste("Repeated variables:",par2),"\n")
    cat("-",paste(s),"\n")
    cat(paste("Single variables:",par4),"\n")
    cat("-",paste(par4_names),"\n")
    cat(paste("Rotation used:",rota),"\n")
    cat(paste("Threshold chosen:",sogl),"\n")
    cat(paste("End interation",cicl),"\n","\n")
    
  }
  
  cat(paste("Variables excluded in the process:"),names(data_orig)[!names(data_orig)%in%names(data4)],"\n")
  return(data4)
}



#

likert_variables2 <- names(dat)

data1 <- dat[,likert_variables1[!(likert_variables1 %in% c("necessity1","educated1","reconnect.comm1", "speakersmelb.comm1", "comecloser.comm1"))]]

# Plot the correlations
corrplot(cor(data1,use = "pair"))


# check which variable does not correlated with any other vaiable
r1 <- cor(data1,use = "pair")
diag(r1) <- 0
r1 <- data.frame(r1)
temp <- data.frame(name=names(r1),cor=sapply(1:ncol(r1),function(v)any(r1[,v]>=0.3))  )
as.character(temp$name[temp$cor==F])




# Keep just the itemes with a r.cor greater or equal to 0.3
as <- psych::alpha(data1,check.keys=F)$item.stats
as$n1<-1:nrow(as)
summary(as$r.cor)
no_corr_macu <- rownames(as[abs(as$r.cor)<0.3,])
no_corr_macu
data1<-data1[,!names(data1)%in%no_corr_macu]




# check which items will decrease the alpha
al<- psych::alpha(data1)
drop<-al$alpha.drop
tot<-as.numeric(al$total$std.alpha)
drop <- drop[drop$std.alpha>tot,]
drop


# Check how much
drop$std.alpha-tot
# They don;t drop enough so leave it

#drop_alpha_macu <- rownames(drop)
#data1<-data1[,!names(data1)%in%drop_alpha_macu]




# check how many factors should be used
fap <- fa.parallel(data1)
fap


data_macu <- data1


## Perform the anlaysis for macular thickness



#Check again the out_maculiers
out_macu <- outlier(data_macu)
#abline(h=800)

#dat_imp_pheno[out_macu>800,1:20]
#out_maculiers_macu <- dat_imp_pheno$id1[out_macu>800]
#data_macu <- data_macu[out_macu<800,]




# Run the first set of analysisi and check what is cleaned out_macu!
rot=c("oblimin","promax")


# Take off the variables that give problem
#problem_var_macu <- c( "v07_spectralis" ,"v01_cyrrus" )
#data_macu <- data_macu[,!names(data_macu)%in%problem_var_macu]


library(ggplot2)
data_macu_facleaned <- fa_all(data_macu,rot,0.2,0.5)

# 0 Variable do not enter the factors
not_used_fact_macu <- names(data_macu)[!names(data_macu)%in%names(data_macu_facleaned)]
not_used_fact_macu

# Check again how many factors you need
#fa.parallel(data_macu_facleaned)

nfact_macu <- 6

# Run the actual factorial analysis on the final dataset
fa_macu<-fa(data_macu_facleaned,nfact_macu,rot="promax")

# Check whther any variable do not enter in any factor
lod <- fa_macu$loadings
class(lod) <- "matrix"
lod <- data.frame(lod)
lod$any <- apply(lod,1,function(v)any(abs(v)>=0.2) )
apply(lod[,1:nfact_macu],1,max )
lod[lod$any==F,]
# NONE, good!

# Plot the results
a<-fa_macu$loadings
class(a)<-"matrix"
colnames(a)<-paste("F",1:nfact_macu,sep="")
a<-as.data.frame(a)
a<-round(a,2)
a$D<-rownames(a)
a1 <- a
a1$D
a1 <- melt(a1,id.vars=c("D"))
a1$x <- runif(nrow(a1))
a1$inv <- ifelse(a1$value<0,"neg","pos")
a1$value[abs(a1$value)<0.2] <- 0
a1 <- a1[a1$value!=0,]

ggplot(a1)+geom_bar(aes(x=reorder(D, value) ,y=value),stat="identity")+facet_wrap(~variable,ncol = 4,scales = "free_y")+coord_flip()
#detach("package:ggplot2", unload=TRUE)


var<-lapply(1:nfact_macu,function(f)unique(a$D[abs(a[,f])>0.2]))
names(var)<-paste(colnames(a[,1:nfact_macu]))

al <- sapply(1:length(var),function(v) psych::alpha(data_macu_facleaned[,var[[v]]])$total$std.alpha)
al
# Alpha total
psych::alpha(data_macu_facleaned)$total$std.alpha
# they are ok...
psych::alpha(data_macu)$total$std.alpha


# Table of the factors
a$D <- NULL
a[abs(a)<0.2] <- 0
for(i in 1:ncol(a)){a[,i] <- as.character(a[,i])}

a[a=="0"] <- ""
loading_fact_macu <- a
loading_fact_macu

# Discriminant analysis: In this section i will test if the values of the variables kept in the dataframe by the factorial analysis are able to discriminate between subjects for which their total score lie in the 1st and 3rd quartile.
discr<-unique(data_macu_facleaned)

# Detrmine the total score

discr$punteggio<-rowSums(discr)

# Dividce the groups of people who lie in the 4rth and 1st quarile

hist(discr$punteggio)
quantile(discr$punteggio,na.rm = T)

discr1<-unique(discr[discr[,ncol(discr)]<=quantile(discr[,ncol(discr)],na.rm = T)[2],])
discr2<-unique(discr[discr[,ncol(discr)]>=quantile(discr[,ncol(discr)],na.rm = T)[4],])

# Wilcox Test the values of each single variable comparing the group of pople lien in the 1st and 3rd quartile

test<-data.frame(Item=colnames(discr[,1:(ncol(discr)-1)]),p.value=rep(0,(ncol(discr)-1)))

for(i in 1:(ncol(discr)-1)){
  test[i,2]<-wilcox.test(discr1[,i],discr2[,i],alternative="two.sided")$p.value
}

test <- test[order(test$p.value),]
test
# they all discriminate!


# Calculate factors on the discarded variables

dat_disc <- dat[,no_corr_macu]


# check how many factors should be used
fap <- fa.parallel(dat_disc)
fap



library(ggplot2)
fa_disc <- fa(dat_disc,nfactors = 1,rotate = "oblimin")



# Plot the results
a<-fa_disc$loadings
class(a)<-"matrix"
colnames(a)<-paste("F",1,sep="")
a<-as.data.frame(a)
a<-round(a,2)
a$D<-rownames(a)
a1 <- a
a1$D
a1 <- melt(a1,id.vars=c("D"))
a1$x <- runif(nrow(a1))
a1$inv <- ifelse(a1$value<0,"neg","pos")
a1$value[abs(a1$value)<0.2] <- 0
a1 <- a1[a1$value!=0,]



library(ggplot2)
ggplot(a1)+geom_bar(aes(x=reorder(D, value) ,y=value),stat="identity")+facet_wrap(~variable,ncol = 2,scales = "free_y")+coord_flip()
#detach("package:ggplot2", unload=TRUE)






# Predict the factors

pred <- as.data.frame(predict(fa_macu,dat[,names(data_macu_facleaned)]))
names(pred) <- paste("Factor",1:nfact_macu,sep = "")

# Predict the factor from the discarded variables
pred_disc <- as.data.frame(predict(fa_disc,dat[,names(dat_disc)]))
names(pred_disc) <- paste("Factor",7,sep = "")



factors <- c(names(pred),names(pred_disc))


dat_complete <- cbind(dat,scale(pred),scale(pred_disc))


corrplot(cor(dat_complete[,likert_variables2],dat_complete[,factors],use = "pair"))


all_complete <-  cbind(all,pred,pred_disc)

all_complete$Context

dat_plot <- melt(all_complete,id.vars = "Context",measure.vars = factors)

library(ggplot2)
ggplot(dat_plot)+geom_boxplot(aes(x=Context,y=value,color=Context))+facet_wrap(~variable)+coord_flip()+guides(color=F)





mod <- lm(Factor1~Context,data=all_complete)
summary(mod)

summary(lm(Factor2~Context,data=all_complete))

summary(lm(Factor4~Context,data=all_complete))

summary(lm(Factor6~Context,data=all_complete))

summary(lm(Factor7~Context,data=all_complete))
